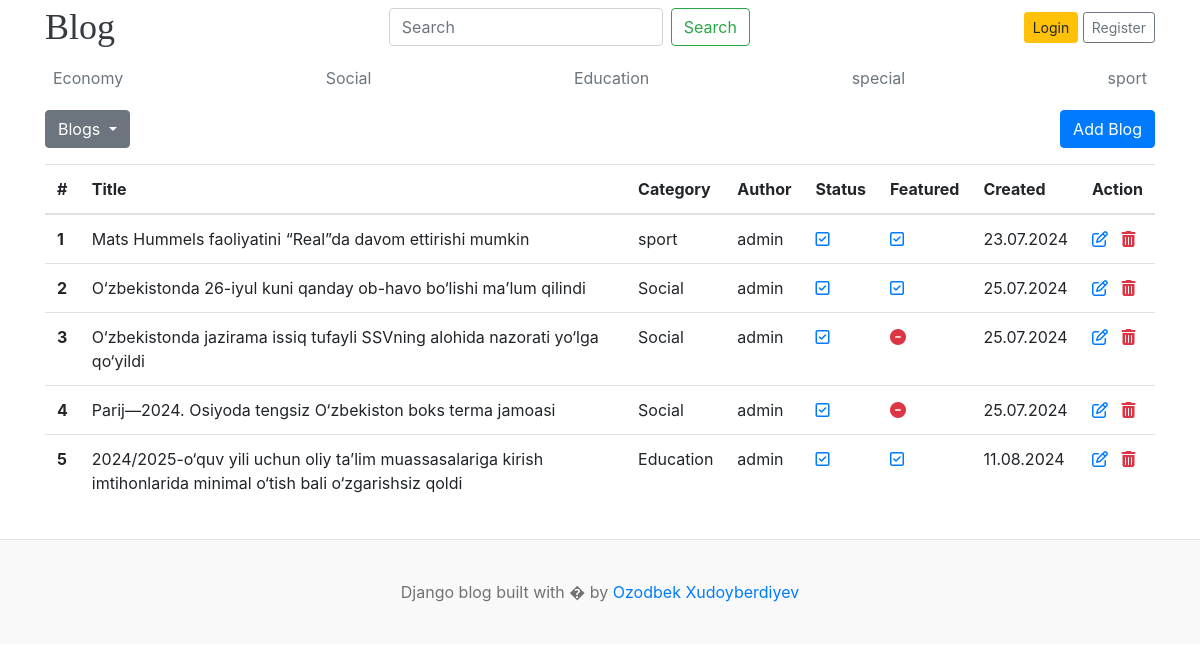
Page /dashboard/blogs/ on the earlier database version.
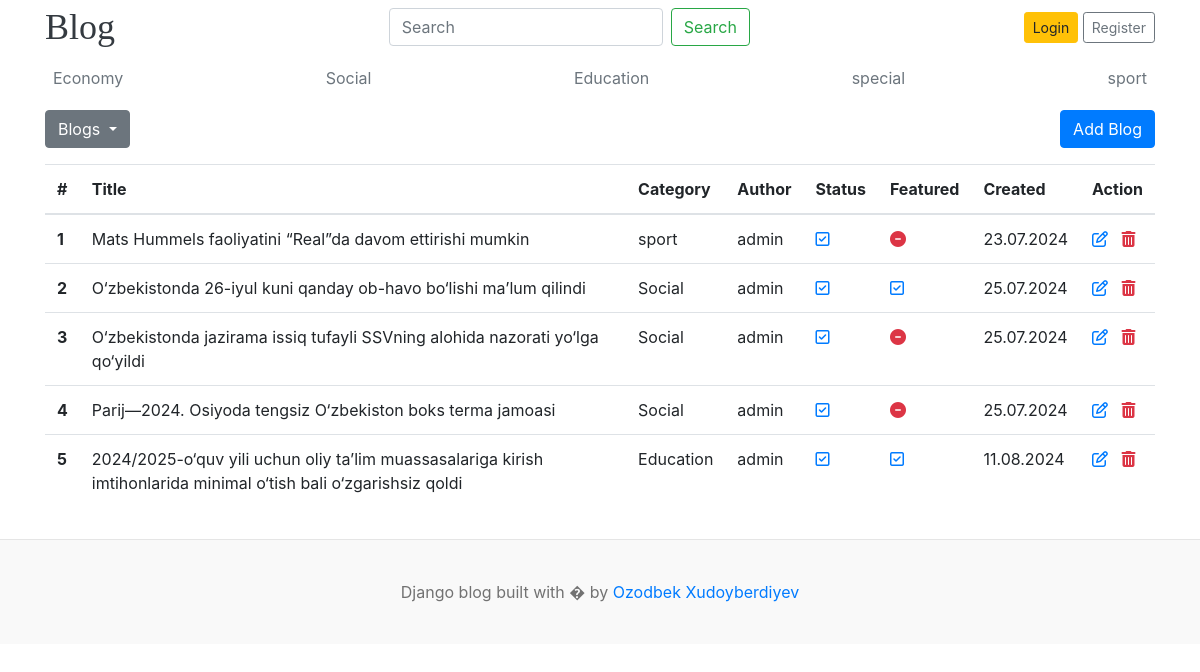
Same page on the later database version.
### blogs/models.py (models this page shows, shortened)
class Blog(models.Model):
    title = models.CharField(max_length=200)
    slug = models.SlugField(unique=True, null=False)
    category = models.ForeignKey(Category, on_delete=models.SET_NULL, null=True)
    author = models.ForeignKey(User, on_delete=models.SET_NULL, null=True)
    featured_image = models.ImageField(upload_to='uploads/%Y/%m/%d')
    short_description = models.CharField(max_length=200)
    body = models.TextField(max_length=2000)
    status = models.IntegerField(choices=STATUS_CHOICES, default=0)
    is_featured = models.BooleanField(default=False)
    created_at = models.DateTimeField(auto_now_add=True)
    updated_at = models.DateTimeField(auto_now=True)

class Category(models.Model):
    name = models.CharField(max_length=100)
    created_at = models.DateTimeField(auto_now_add=True)
    updated_at = models.DateTimeField(auto_now=True)
    def __str__(self) -> str:
        return self.name
    class Meta:
        verbose_name_plural="Categories"
        verbose_name="Category"

### dashboard/views.py (the view)
# urls.py: path('blogs/',blogs,name='blogs'),
def blogs(request):
    blogs = Blog.objects.all()
    context = {
        "blogs": blogs
    }
    return render(request,'dashboard/blogs.html',context)

### blogs/context_processor.py (called while the page is built)
def get_categories(request):
    categories = Category.objects.all()
    return {'categories':categories}

### settingapp/context_processor.py (called while the page is built)
def get_social_links(request):
    social_links = Social_links.objects.all()
    return {'social_links':social_links}

### template/dashboard/blogs.html (shortened to what this page needs)
{% extends 'base.html' %} {% load static %} {% block content %}
<div class="row">
  <div class="col-3">
    {% include 'dashboard/left-side-bar.html' %}
  </div>
  <div class="col-9 text-right">
    <a href="{% url 'add_blogs' %}" class="btn btn-primary">Add Blog</a>
  </div>
</div>
<div class="row my-3">
  <div class="col-12" style="overflow-x: auto;">
    <table class="table table-hover">
      <thead>
        <tr>
          <th scope="col">#</th>
          <th scope="col">Title</th>
          <th scope="col">Category</th>
          <th scope="col">Author</th>
          <th scope="col">Status</th>
          <th scope="col">Featured</th>
          <th scope="col">Created</th>
          <th scope="col">Action</th>
        </tr>
      </thead>
      <tbody>
        {% for blog in blogs %}
        <tr>
          <th scope="row">{{forloop.counter}}</th>
          <td>{{blog.title}}</td>
          <td>{{blog.category}}</td>
          <td>{{blog.author}}</td>
          <td>
            {% if blog.status == 1 %}<i
              class="far fa-check-square text-primary"></i>
            {% else %}<i class="fas fa-minus-circle text-danger"></i>
            {% endif %}
          </td>
          <td>
            {% if blog.is_featured == 1 %}<i
              class="far fa-check-square text-primary"></i>
            {% else %}<i class="fas fa-minus-circle text-danger"></i>
            {% endif %}
          </td>
          <td>{{blog.created_at|date:'d.m.Y'}}</td>
          <td>
            <a href="{% url 'edit_blogs' blog.id %}">
              <i class="far fa-edit text-primary"></i>
            </a>
            <a href="{% url 'delete_blog' blog.id %}">
              <i class="fas fa-trash-alt text-danger"></i>
            </a>
          </td>
        </tr>
        {% endfor %}
      </tbody>
    </table>
  </div>
</div>
{% endblock %}

Differences in the rows shown:
changed Blog "Mats Hummels faoliyatini “Real”da davom ettirishi mumkin": is_featured True → False (drawn)
